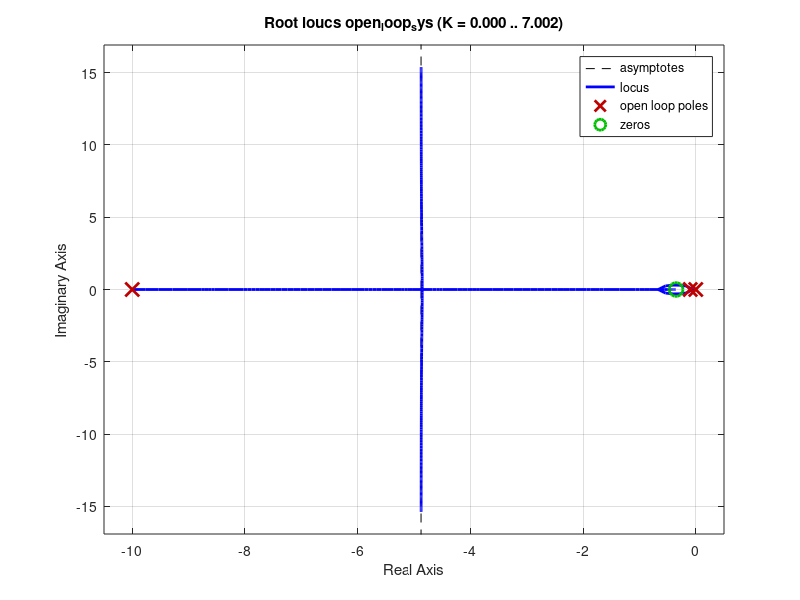
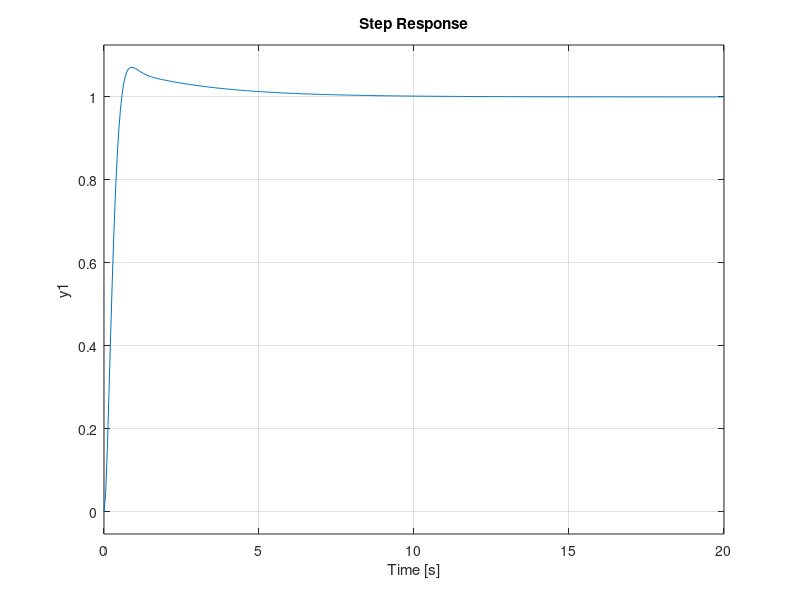

These charts were generated, in order, by the following MATLAB code:
clc;
clear all;

% Βασικές Παράμετροι Ελεγκτή
Kp_val = 1.5;
zero_val = -0.35;
gain_adj = 1;
G_total = 25 * gain_adj * Kp_val;
Ki_val = Kp_val * (-zero_val);

% Συνάρτηση Μεταφοράς Ελεγκτή
controller_tf = zpk(zero_val, 0, Kp_val);
plant_tf = zpk([], [-0.1 -10], 25);

% Γεωμετρικός Τόπος Ριζών
open_loop_sys = controller_tf * plant_tf;
figure;
rlocus(open_loop_sys);

% Απόκριση στο Βήμα
closed_loop_sys = feedback(open_loop_sys, 1, -1);
figure;
step(closed_loop_sys);
